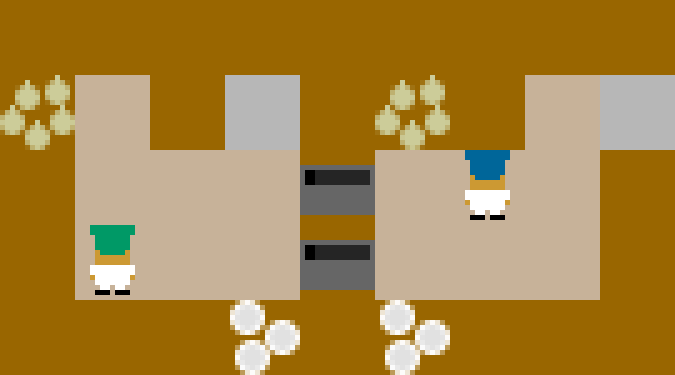
#> input picture marllib_moise_marl/test_scenarios/image.png, 675 x 375 px
$ python -i utils.py   (imports and definitions only)
#> lines starting #> are read from the running program, lines starting #| are printed output that depends on the picture
import numpy as np
import binascii
import importlib
import inspect
import os
import re
import numpy as np
import textwrap

from dataclasses import dataclass
from typing import Any, Callable, Dict, List, Tuple, Union


MATCH_REWARD = 100
COVERAGE_REWARD = 10
OBLIGATION_REWARD_FACTOR = 10

# we assume "observation" and "action" are already one-hot encoded
observation = Union[int, np.ndarray]
action = Union[int, np.ndarray]
label = str
pattern_trajectory = str
trajectory = List[Tuple[observation, action]]
labeled_trajectory = Union[List[Tuple[label, label]], List[label], str]
trajectory_pattern_str = str
trajectory_str = str


@dataclass
class cardinality:
    lower_bound: Union[int, str]
    upper_bound: Union[int, str]

    def __str__(self) -> str:
        return f'({self.lower_bound},{self.upper_bound})'

    def __repr__(self) -> str:
        return f'({self.lower_bound},{self.upper_bound})'

    # [23 lines left out: functions from_dict, replace_all_character, generate_random_hash, not called in this run]


def handle_lambda(source: str) -> str:
    source = textwrap.dedent(source)
    # check the function's source is a lambda function
    if 'lambda' in source and not "def" in source:
        _source = replace_all_character(source, "\n", " ")
        _source = replace_all_character(source, "  ", " ")
        _source += "\n"
        match = re.search(
            r"^.*(lambda [\w\s,]+:\s*\[\(.+?\s*\)\])[\n,]|^.*(lambda [\w\s,]+:.+?)[\n,]", _source, re.MULTILINE)
        if match:
            function_name = None
            source = [m for m in match.groups() if m is not None][0]
            # check if it already has a name
            match = re.search(
                r"^\s*(.*=.*lambda [\w\s,]+:\s*\[\(.+?\s*\)\])[\n,]|^\s*(.*=.*lambda [\w\s,]+:.+?)[\n,]", _source, re.MULTILINE)
            if match:
                source = [m for m in match.groups() if m is not None][0]
                function_name, source = source.split("=")
                if ":" in function_name:
                    function_name = function_name.split(":")[0]
                function_name = replace_all_character(
                    function_name, " ", "")
            function_args, function_body = source.split(":")
            function_args = replace_all_character(
                function_args.replace("lambda", ""), " ", "")
            if function_name is None:
                function_name = f"lamba_{generate_random_hash()}"
            source = f'def {function_name}({function_args}):\n    return {function_body}'
    return source


# [205 lines left out: functions load_function, dump_function, draw_networkx_edge_labels, not called in this run]

>>> import cv2
>>> picture = cv2.imread('../../test_scenarios/image.png', cv2.IMREAD_GRAYSCALE)
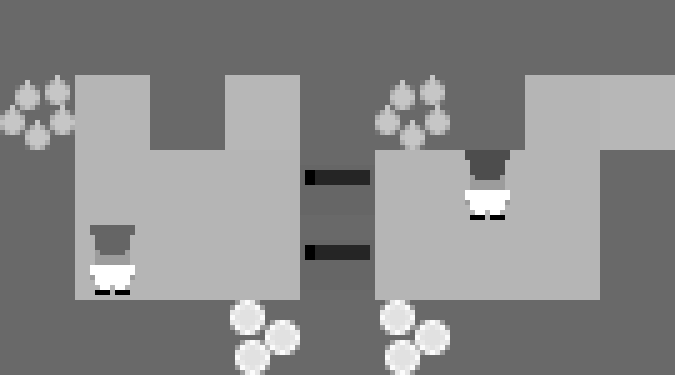
#> picture: shape (375, 675); min 0, max 255, mean 135.8
#> (the run stopped early here; a loop or call above may not have finished)
